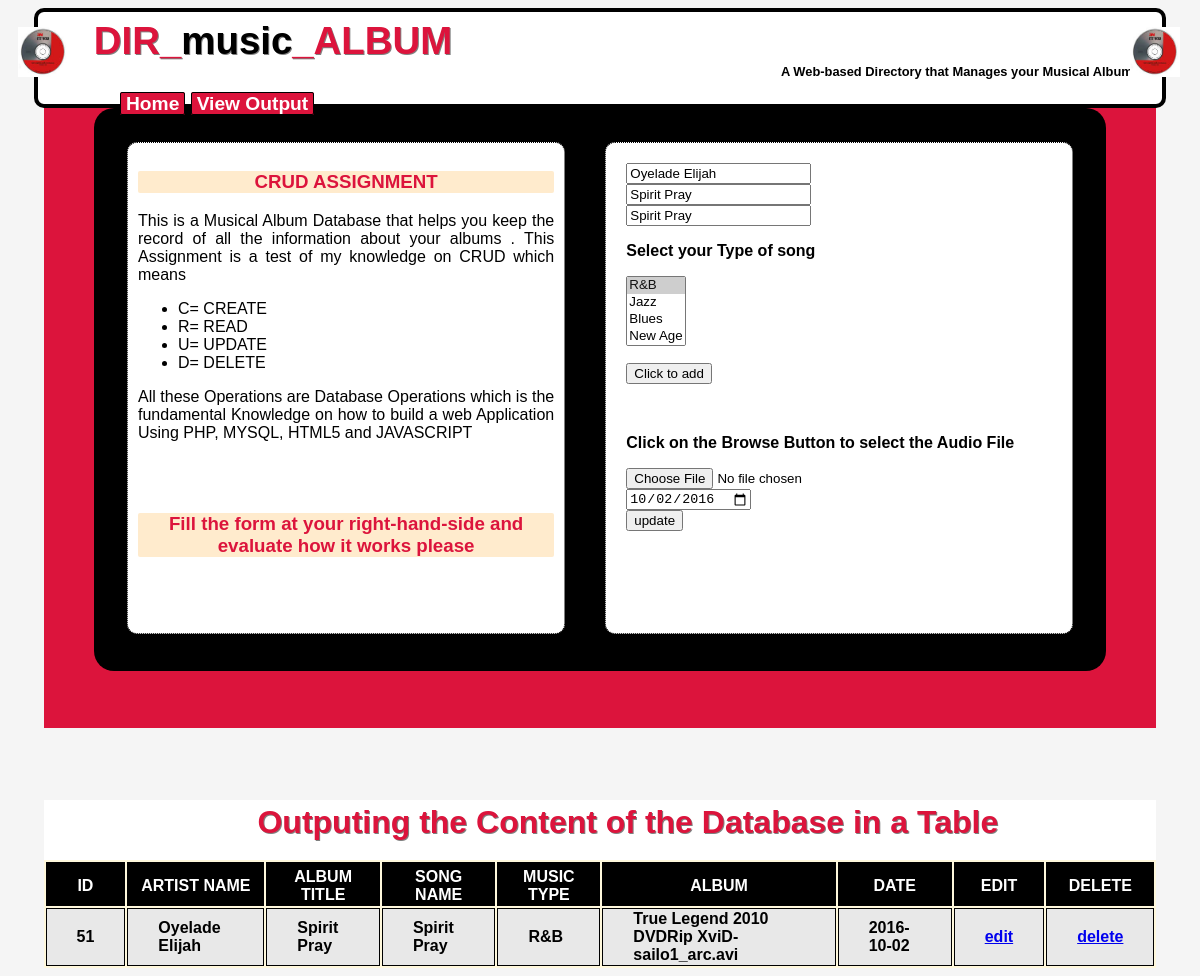
The app's page /?edit=51 with its own data.
### tables this page shows
CREATE TABLE `album_info` (
  `id` int(11) NOT NULL,
  `artist_name` varchar(32) NOT NULL,
  `album_title` varchar(32) NOT NULL,
  `song_name` varchar(32) NOT NULL,
  `music_type` varchar(32) NOT NULL,
  `album` varchar(255) NOT NULL,
  `date` date NOT NULL
);

### main_action.php (called while the page is built, shortened)
<?php
include_once 'db.php';
if(isset($_GET['edit']))
{
 $SQL = $MySQLiconn->query("SELECT * FROM album_info WHERE id=".$_GET['edit']);
 $getROW = $SQL->fetch_array();
}
?>

### index.php (the view, shortened to what this page needs)
<?php
include_once('main_action.php');
?>
<!DOCTYPE html>
<html>
<head>
<link rel="stylesheet" type="text/css" href="dir_music.css">
</head>
<body>
<center>
<header>
  <div id="logo"> <img src="images/photo2.jpg" alt="image"></div>
  <h1> DIR_<span style="color:black">music</span>_ALBUM</h1>
    <div id="logo2"> <img src="images/photo2.jpg" alt="image"></div>
  <div id="menu">
    <nav>
      <a href="index.php" class="link">Home</a>
        <a href="#Bot" class="link">View Output</a>
      </nav>
  </div>
<h6> A Web-based Directory that Manages your Musical Albums</h6>
</header>
<div id="container">
<aside id="left-pan">
<div id="article">
<h3> CRUD ASSIGNMENT</h3>
<p>This is a Musical Album Database that helps you keep the record of all the information about your albums
.
This Assignment is a test of my knowledge on CRUD which means<br/>
<ul>
<li>C= CREATE </li>
<li>R= READ </li>
<li>U= UPDATE</li>
<li>D= DELETE</li>
</ul>
</p>
<p>All these Operations are Database Operations which is the fundamental Knowledge on how to build a web Application Using PHP, MYSQL, HTML5 and JAVASCRIPT</p>
    <br/><br/>
<h3>Fill the form at your right-hand-side and evaluate how it works please <h3>
</div>
    <div id="info">
<form   method="post" >
<input id="artist" type="text" name="artist" placeholder=" Enter The Artist Name" value="<?php if(isset($_GET['edit'])) echo $getROW['artist_name'];?>"/><br/>
<input id="album_title" type="text" name="album_title" placeholder="Enter the title of the album" value="<?php if(isset($_GET['edit'])) echo $getROW['album_title'];?>"/> <br/>
<input id="song_name" type="text" name="song_name" placeholder="Enter the name of of the song." value="<?php if(isset($_GET['edit'])) echo $getROW['song_name'];?>"/> <br/>
<p>Select your Type of song</p>
<select id="musicTypes" name="musicType" multiple="multiple">
      <option selected="selected">R&B</option>
      <option>Jazz</option>
      <option>Blues</option>
      <option>New Age</option>
      <option>Classical</option>
      </select>
<p><input id="btn" type="button" name="musicType" value="Click to add"/></p>
<br/>
<P>Click on the Browse Button to select the Audio File</p>
	<input id="file" name="file" type="file" placeholder="Click to browse file"/><br/>
<input id="date" type="date" name="date" placeholder="Enter Date." value="<?php if(isset($_GET['edit'])) echo $getROW['date'];?>"/>
<div>
<?php
if(isset($_GET['edit']))
{
 ?>
 <button type="submit" name="update">update</button>
 <?php
}
else
{
 ?>
    <br/>
 <button type="submit" name="save" onclick="return function form_validate();">save</button>
 <?php
}
?>
</div>
</form>
</div>
</aside>
</div>
<div id="container2">
    <a name="Bot">
<div id="table_header"><p><h1>Outputing the Content of the Database in a Table<h1><p></div>
<table>
 <thead>
<th>ID</th><th>ARTIST NAME</th>
<th>ALBUM TITLE</th>
<th>SONG NAME</th>
<th>MUSIC TYPE</th>
<th>ALBUM</th> <th>DATE</th>
<th>EDIT</th> <th> DELETE</th>
</thead>
<?php
$res = $MySQLiconn->query("SELECT * FROM album_info order by id");
while($row=$res->fetch_array())
{
 ?>
    <tr>
    <td><?php echo $row['id']; ?></td>
    <td><?php echo $row['artist_name']; ?></td>
    <td><?php echo $row['album_title']; ?></td>
    <td><?php echo $row['song_name']; ?></td>
    <td><?php echo $row['music_type']; ?></td>
    <td><?php echo $row['album']; ?></td>
    <td><?php echo $row['date']; ?></td>
    <td><a href="?edit=<?php echo $row['id']; ?>" onclick="return confirm('Are you sure you want to edit !'); " >edit</a></td>
    <td><a href="?del=<?php echo $row['id']; ?>" onclick="return confirm('Are you sure you want to delete !'); " >delete</a></td>
    </tr>
<?php
}
?>
</table>
</div>
</center>
</body>
</html>

### dir_music.css (style rules this page uses)
body { background-color:#f5f5f5; font-family:arial, tohama, sans-serif; font-size: 16px; }
h1 { margin-left:5%; text-shadow:grey 1px 1px; color:crimson; }
h3 { color:#dc143c; background-color:blanchedalmond; border-radius:2px; text-align:center; }
h1,h6 { line-height: 1px; }
#logo { float:left; width:10px; height:10px; position:absolute; top:12px; left:18px; }
#logo2 { float:right; width:10px; height:10px; position:absolute; top:12px; right:60px; }
h6 { color:#000; text-align:right; margin-right:2%; }
img { width:50px; height: 50px; padding-top:15px; }
table { width: 100%; border: 0.5px; cellpadding: 20px; align: center; }
header { border: 4px solid #000; width:95%; background-color:#fff; height:19%; text-align:left; color:#fff; padding-top:0.2%; padding-bottom:0.2%; font-size: larger;border-radius:10px; }
#menu { position:absolute; top:9.5%; left:10%; font-weight:bold; }
#info { width:45%; height:450px; border:1px dotted #000; background-color:#fff; padding:20px; float:right; text-align:justify; font-weight:bold; border-radius: 10px; }
.link { color:#fff; text-decoration: none; background-color: crimson; width:5%; height:10px; border-radius:2px; border:1px solid #000; padding-left:5px; padding-right: 5px; }
#container { height:620px; width:94%; background-color: #dc143c; border: #; }
#container2 { height:auto; width:94%; background-color: cornsilk; }
aside { float:; background-color: #000; height:80%; width:85%; padding: 3%; border-radius: 20px; }
#article { width:44%; height:470px; border:1px dotted #000; background-color:white; padding:10px; float:left; margin-right:1%; text-align:justify; border-radius: 10px; }
td { border:1px solid black; border-spacing:0px; padding-left:30px; padding-right:30px; color:#000; font-weight:bold; height:1%; }
th { background-color: black; color: white; padding-left:10px; padding-right:10px; padding-top:5px; border:1px solid black; }
tr:nth-child(odd) { background-color:#e8e8e8; }
#table_header { background-color:white; width:100%; height:60px; float:left; }

### records on screen
album_info: artist "Oyelade Elijah", album_title "Spirit Pray", song_name "Spirit Pray", date "10/02/2016", id "51", artist_name "Oyelade Elijah", music_type "R&B", album "True Legend 2010 DVDRip XviD-sailo1_arc.avi", date "2016-10-02"
